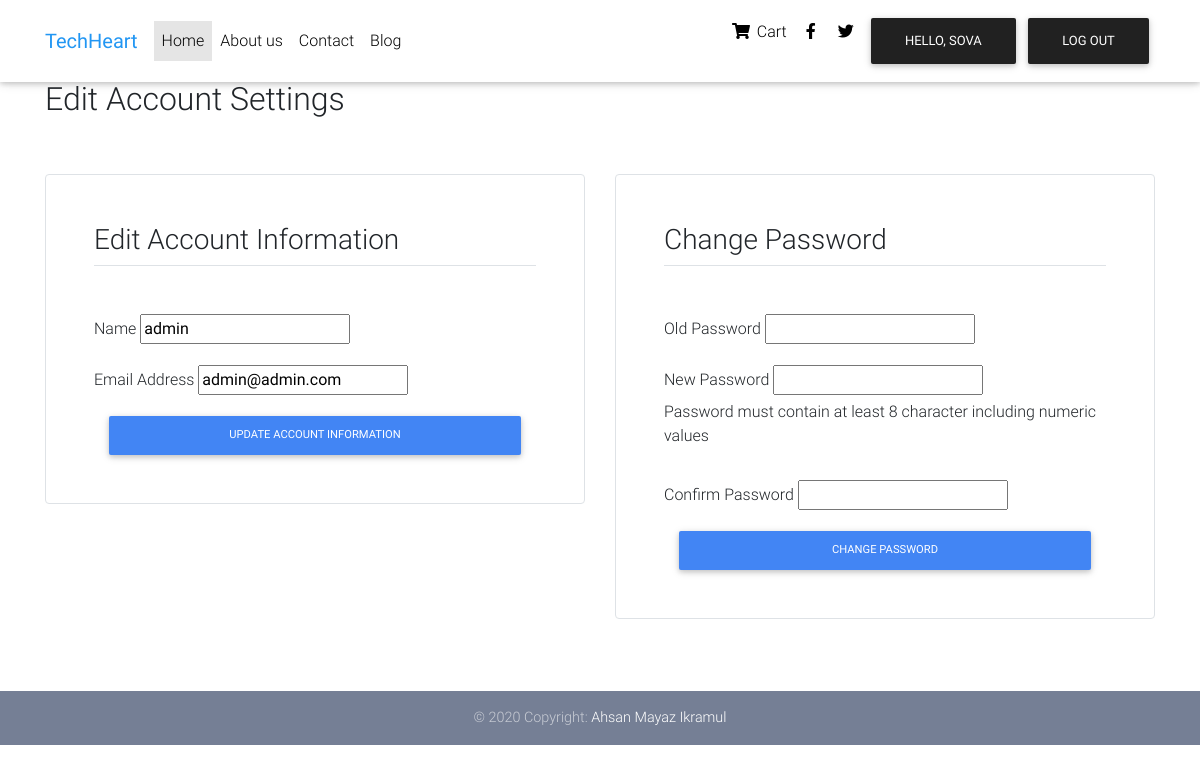
Page /account-settings/1/ (signed in) on the committed database.
### store/models.py (models this page shows, shortened)
class User(AbstractBaseUser):
    email = models.EmailField(max_length=255, unique=True)
    name = models.CharField(max_length=255)
    date_joined = models.DateTimeField(auto_now_add=True)
    is_active = models.BooleanField(default=True)
    is_staff = models.BooleanField(default=False)
    is_admin = models.BooleanField(default=False)
    USERNAME_FIELD = 'email'
    REQUIRED_FIELDS = ['name']  # Email & Password are required by default.
    objects = MyUserManager()
    def __str__(self):
        return self.email

### store/views.py (the view, shortened to what this page needs)
# urls.py: path('account-settings/<str:pk>/', account_settings, name='account-settings'),
def account_settings(request, pk):
    user = User.objects.get(id=pk)
    information_form = AccountInformationForm(instance=user)
    password_form = PasswordChangeForm(request.user)
    context = {
        'information_form': information_form,
        'password_form': password_form,
    }
    return render(request, 'store/account/settings.html', context)

### store/forms.py
class AccountInformationForm(ModelForm):
    class Meta:
        model = User
        fields = ('name', 'email')

### store/templates/store/account/settings.html (shortened to what this page needs)
<!DOCTYPE html>
{% load static%}
<html lang="en">
<head>
    {% include "../css.html" %}
    <link rel="stylesheet" href="https://use.fontawesome.com/releases/v5.11.2/css/all.css">
    <link href="{% static '' %}css/bootstrap.min.css" rel="stylesheet">
    <link href="{% static '' %}css/mdb.min.css" rel="stylesheet">
    <link href="{% static '' %}css/style.min.css" rel="stylesheet">
</head>
<body>
{% include "../navbar.html" %}
<section class="section-hero overlay inner-page bg-image" id="home-section">
    <div class="container">
        <div class="row">
            <div class="col-md-7">
                <h1 class="text-white font-weight-bold">Edit Your Account Settings</h1>
                <div class="custom-breadcrumbs">
                    <a href="{% url 'home' %}">Home</a> <span class="mx-2 slash">/</span>
                    <span class="text-white"><strong>Account Settings</strong></span>
                </div>
            </div>
        </div>
    </div>
</section>
<section class="site-section">
    <div class="container">
        <div class="row align-items-center mb-5">
            <div class="col-lg-8 mb-4 mb-lg-0">
                <div class="d-flex align-items-center">
                    <div>
                        <h2>Edit Account Settings</h2>
                    </div>
                </div>
            </div>
        </div>
        <div class="row">
            <div class="col-lg-6 mb-5">
                <form class="p-4 p-md-5 border rounded" method="post" action="">
                    <h3 class="text-black mb-5 border-bottom pb-2">Edit Account Information</h3>
                    <div class="row form-group">
                        <div class="col-md-12 mb-3 mb-md-0">
                            <label class="text-black">Name</label>
                            {{ information_form.name }}
                        </div>
                    </div>
                    <div class="row form-group">
                        <div class="col-md-12 mb-3 mb-md-0">
                            <label class="text-black">Email Address</label>
                            {{ information_form.email }}
                        </div>
                    </div>
                    <div class="col-12">
                        <button class="btn btn-block btn-primary btn-md" type="submit">Update Account Information
                        </button>
                    </div>
                </form>
            </div>
            <div class="col-lg-6 mb-5">
                <form class="p-4 p-md-5 border rounded" method="post" action="">
                    <h3 class="text-black mb-5 border-bottom pb-2">Change Password</h3>
                    <div class="row form-group">
                        <div class="col-md-12 mb-3 mb-md-0">
                            <label class="text-black">Old Password</label>
                            {{ password_form.old_password }}
                        </div>
                    </div>
                    <div class="row form-group">
                        <div class="col-md-12 mb-3 mb-md-0">
                            <label class="text-black">New Password</label>
                            {{ password_form.new_password1 }}
                            <p>Password must contain at least 8 character including numeric values</p>
                        </div>
                    </div>
                    <div class="row form-group">
                        <div class="col-md-12 mb-3 mb-md-0">
                            <label class="text-black">Confirm Password</label>
                            {{ password_form.new_password2 }}
                        </div>
                    </div>
                    <div class="col-12">
                        <button class="btn btn-block btn-primary btn-md" type="submit">Change Password
                        </button>
                    </div>
                </form>
            </div>
        </div>
    </div>
</section>
  {% include "../footer.html" %}
</body>
</html>

### store/templates/store/navbar.html (shortened to what this page needs)
<nav class="navbar fixed-top navbar-expand-lg navbar-light white scrolling-navbar">
    <div class="container">
        <a class="navbar-brand waves-effect" href="{% url 'home' %}">
            <strong class="blue-text">TechHeart</strong>
        </a>
        <div class="collapse navbar-collapse" id="navbarSupportedContent">
            <ul class="navbar-nav mr-auto">
                <li class="nav-item active">
                    <a class="nav-link waves-effect" href="{% url 'home' %}">Home
                    </a>
                </li>
                <li class="nav-item">
                    <a class="nav-link waves-effect" href="{% url 'about-us' %}">About
                        us</a>
                </li>
                <li class="nav-item">
                    <a class="nav-link waves-effect" href="{% url 'contact-us' %}">Contact</a>
                </li>
                <li class="nav-item">
                    <a class="nav-link waves-effect" href="{% url 'blog' %}">Blog</a>
                </li>
            </ul>
            <ul class="navbar-nav nav-flex-icons">
                <li class="nav-item">
                    {% if request.user.is_authenticated %}
                    <a class="nav-link waves-effect" href="{% url 'cart' %}">
                        <i class="fas fa-shopping-cart"></i>
                        <span class="clearfix d-none d-sm-inline-block"> Cart </span>
                    </a>
                    {% else %}
                    <a class="nav-link waves-effect" onclick="alert('You must login')">
                        <span class="badge red z-depth-1 mr-1">{{order.get_cart_items}}</span>
                        <i class="fas fa-shopping-cart"></i>
                        <span class="clearfix d-none d-sm-inline-block"> Cart </span>
                    </a>
                    {% endif %}
                </li>
                <li class="nav-item">
                    <a class="nav-link waves-effect" href="https://www.facebook.com" target="_blank">
                        <i class="fab fa-facebook-f"></i>
                    </a>
                </li>
                <li class="nav-item">
                    <a class="nav-link waves-effect" href="https://twitter.com/" target="_blank">
                        <i class="fab fa-twitter"></i>
                    </a>
                </li>
                {% if request.user.is_authenticated %}
                <li class="nav-item">
                    <li><a class="btn btn-dark" href="{% url 'account-settings' user.id %}">Hello, {{user.name|upper}}</a></li>
                    <a class="btn btn-dark" href="{% url 'logout' %}">
                        Log Out
                    </a>
                </li>
                {% endif %}
            </ul>
        </div>
    </div>
</nav>

### store/templates/store/account/settings.html (style rules this page uses)
html, body, header, .carousel { height: 60vh; }

### rows in the picture
User: name "SOVA"
User: name "admin", email "admin@admin.com"
